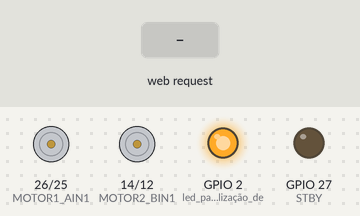
Bench run of a sketch on a simulated ESP32. Parts: motor-driver pin pairs drawn as motors (green arrow = first pin HIGH = forward, orange = second pin HIGH = backward, longer = more drive, scaled by the enable pin, stopped while the standby pin is LOW), output pins drawn as LEDs (lit = HIGH). Inputs (shaded band) come from the test bench. WiFi joins after 1.5 s; servers stay silent unless stated; what the sketch prints to the serial monitor is not drawn.

Above: at 2.7 s.
2.8 s: HTTP request GET /ATIVAFRENTE received
At 2.95 s:
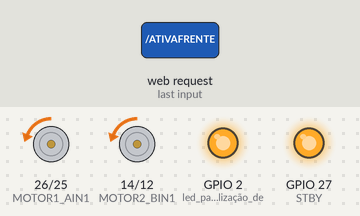
At 3.55 s:
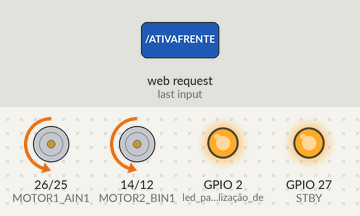
5.8 s: HTTP request GET /DESATIVAFRENTE received
At 6.7 s:
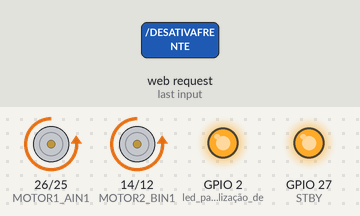
Timing chart, 0 to 8.8 s (numbered marks = the images above; inputs shaded):
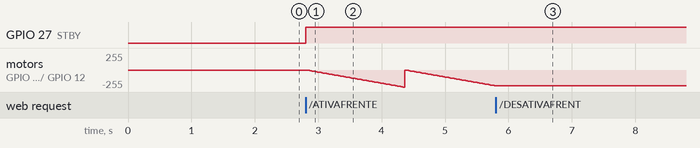

Measured:
- after the input at 2.8 s, GPIO 27 (STBY): LOW → HIGH at once
- after the input at 5.8 s, motor on GPIO 26 (MOTOR1_AIN1) / GPIO 25 (MOTOR1_AIN2), motor on GPIO 14 (MOTOR2_BIN1) / GPIO 12 (MOTOR2_BIN2): stays backward 235/255 (without the input it goes to backward 240/255 after 0.01 s)

The sketch:

FreeRTOS_Acionamento_Motor_C_ArduinoIDE.ino
```cpp
#include <WiFi.h>

#define MOTOR1_AIN1 26
#define MOTOR1_AIN2 25
#define STBY 27
#define PWMA 33
#define MOTOR2_BIN1 14
#define MOTOR2_BIN2 12
#define PWMB 13

TaskHandle_t tarefa1;
TaskHandle_t tarefa2;

const char* ssid     = "yourssid";
const char* password = "yourpasswd";

WiFiServer server(80);


void setup()
{
    Serial.begin(115200);

    pinMode(PWMA,OUTPUT);
    pinMode(MOTOR1_AIN1,OUTPUT);
    pinMode(MOTOR1_AIN2,OUTPUT);

    pinMode(PWMB,OUTPUT);
    pinMode(MOTOR2_BIN1,OUTPUT);
    pinMode(MOTOR2_BIN2,OUTPUT);
    pinMode(STBY,OUTPUT);

    pinMode(LED_BUILTIN, OUTPUT); //led para visualização de conexão Wifi

    digitalWrite(STBY,LOW);
    digitalWrite(MOTOR1_AIN1, LOW);
    digitalWrite(MOTOR1_AIN2, LOW);
    digitalWrite(MOTOR2_BIN1, LOW);
    digitalWrite(MOTOR2_BIN2, LOW);
    analogWrite(PWMA,0);
    analogWrite(PWMB,0);

    delay(10);

    xTaskCreatePinnedToCore(controlePWM, "tarefa1", 10000, NULL, 0, &tarefa1, 0);
    vTaskSuspend(tarefa1);
    xTaskCreatePinnedToCore(controlePWM2, "tarefa2", 10000, NULL, 1, &tarefa2, 1);
    vTaskSuspend(tarefa2);

    // We start by connecting to a WiFi network

    Serial.println();
    Serial.println();
    Serial.print("Connecting to ");
    Serial.println(ssid);

    WiFi.begin(ssid, password);

    while (WiFi.status() != WL_CONNECTED) {
        delay(500);
        Serial.print(".");
    }

    digitalWrite(LED_BUILTIN,HIGH);   //Conexão realizada Led acesso

    Serial.println("");
    Serial.println("WiFi connected.");
    Serial.println("IP address: ");
    Serial.println(WiFi.localIP());

    server.begin();

}

int value = 0;

void loop(){
 WiFiClient client = server.available();   // listen for incoming clients

  if (client) {                             // if you get a client,
    Serial.println("New Client.");           // print a message out the serial port
    String currentLine = "";                // make a String to hold incoming data from the client
    while (client.connected()) {            // loop while the client's connected
      if (client.available()) {             // if there's bytes to read from the client,
        char c = client.read();             // read a byte, then
        Serial.write(c);                    // print it out the serial monitor
        if (c == '\n') {                    // if the byte is a newline character

          // if the current line is blank, you got two newline characters in a row.
          // that's the end of the client HTTP request, so send a response:
          if (currentLine.length() == 0) {
            // HTTP headers always start with a response code (e.g. HTTP/1.1 200 OK)
            // and a content-type so the client knows what's coming, then a blank line:
            client.println("HTTP/1.1 200 OK");
            client.println("Content-type:text/html");
            client.println();

            // the content of the HTTP response follows the header:
            client.print("Clique <a href=\"/ATIVAFRENTE\">Aqui</a> para acionar a Task1.<br>");
            client.print("Clique <a href=\"/DESATIVAFRENTE\">Aqui</a> para desacionar a Task1.<br>");

            // The HTTP response ends with another blank line:
            client.println();
            // break out of the while loop:
            break;
          } else {    // if you got a newline, then clear currentLine:
            currentLine = "";
          }
        } else if (c != '\r') {  // if you got anything else but a carriage return character,
          currentLine += c;      // add it to the end of the currentLine
        }

        if (currentLine.endsWith("GET /ATIVAFRENTE")) {
          vTaskResume(tarefa1);
        }
        if (currentLine.endsWith("GET /DESATIVAFRENTE")) {
          vTaskSuspend(tarefa1);
        }
      }
    }
    // close the connection:
    client.stop();
    Serial.println("Client Disconnected.");
  }
}

void controlePWM(void *pvParameters){
    for(;;){

          digitalWrite(STBY,HIGH);
          digitalWrite(MOTOR1_AIN1, LOW);
          digitalWrite(MOTOR1_AIN2, HIGH);
          digitalWrite(MOTOR2_BIN1, LOW);
          digitalWrite(MOTOR2_BIN2, HIGH);

        for (int fadeValue = 0; fadeValue <= 255; fadeValue += 5) {

        analogWrite(PWMA, fadeValue);
        analogWrite(PWMB, fadeValue);

        delay(30);
        }
    }


}


void controlePWM2(void *pvParameters){
    for(;;){
      digitalWrite(STBY,HIGH);
    }
}
```
